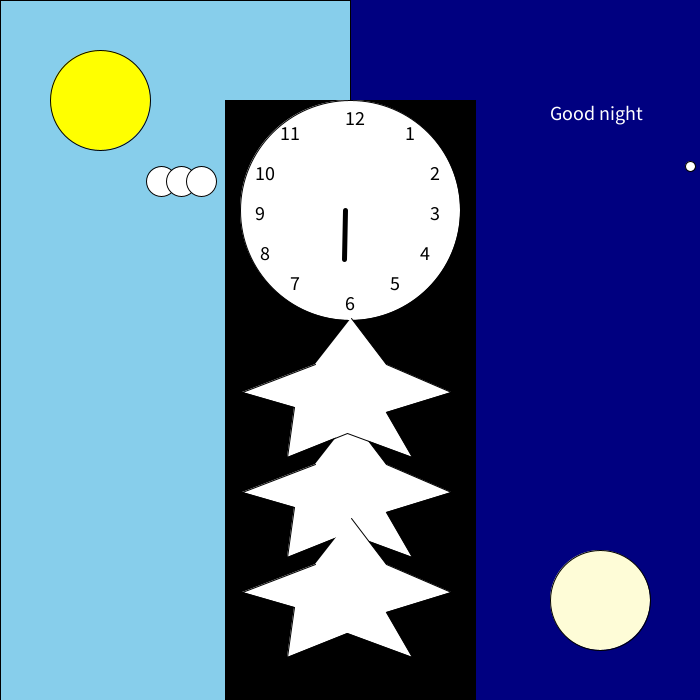
Frame 1 (no input)
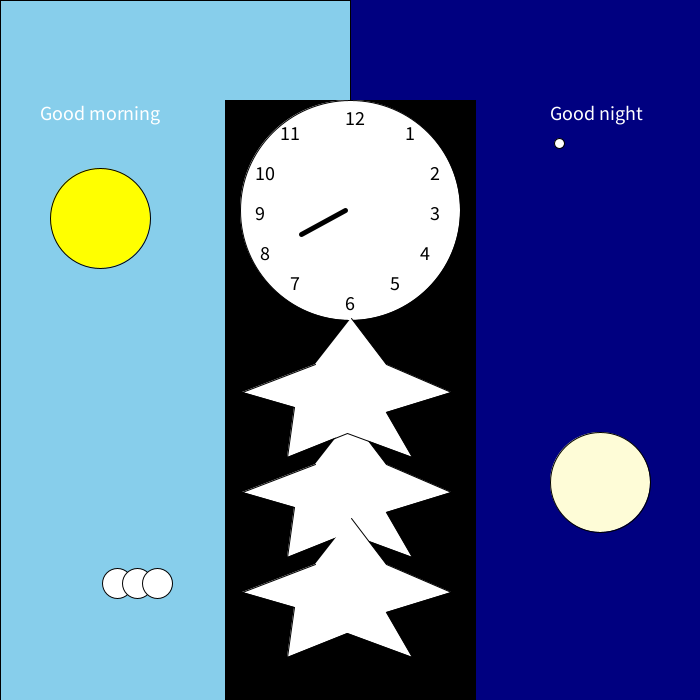
Frame 60 (the mouse pressed at the canvas centre just before this capture)
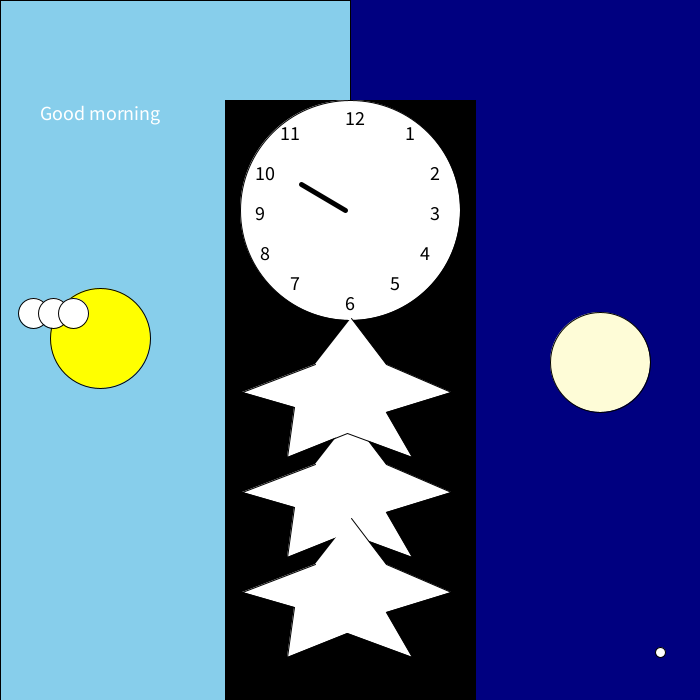
Frame 120 (the mouse held since frame 60 and released just before this capture)

The Processing sketch that drew these frames (run headless with seeded random() and noise(); from frame 60 on, the mouse is pressed at the canvas centre):

// Processing sketch: functions_excercise
// ── functions_excercise.pde
int sunY = 100;
int moonY = 600;
int sunDY = 2;
int moonDY = -2;
float r = 1;
float dr = 1;
String message = "Good morning";
String word = "Good night";
float cloudX = 120;
float cloudY = 300;
float starX;
float starY;

//A clocktower int the middle when the time is continously changing. 
//On the right there is a sun which is rising and setting. Representing day.
//There are clouds that the positions are randomized. It says Good morning at the top
//On the left there is a moon setting and rising. Representing night.
//There are stars that the positions are randomized. It says Good night at the top.
//My inspiration was a clock tower and the sun and moon.
//I tried to somehow make the clock influence the sun and moon, but it did not work.

void setup(){
  size(700, 700);
}

void draw() {
  //background
  background(#000080);
  fill(135, 206, 235);
  //clock tower
  rect(0, 0, 350, 700);
  fill(#000000);
  rect(225, 100, 250, 650);
  
  //clock
  fill(255);
  circle(350, 210, 220);
  textSize(20);
  fill(#000000);
  text("12", 345, 125);
  text("1", 405, 140);
  text("2", 430, 180);
  text("3", 430, 220);
  text("4", 420, 260);
  text("5", 390, 290);
  text("6", 345, 310);
  text("7", 290, 290);
  text("8", 260, 260);
  text("9", 255, 220);
  text("10", 255, 180);
  text("11", 280, 140);
  
  //sun
  fill(255,255,0);
  circle(100, sunY, 100);
  sunY = sunY + sunDY;
  if (sunY == 600) {
    sunDY = -2; 
  } else if (sunY == 100) {
    sunDY = 2;
  }
  
  
  
  //moon
  fill(254, 252, 215);
  circle(600, moonY, 100);
  moonY = moonY + moonDY;
  if (moonY == 100) {
    moonDY = 2; 
  } else if (moonY == 600) {
    moonDY = -2;
  }
  
  //clock rotation
  push();
   translate(345, 210); 

    rotate(radians(r));
   r = r + dr;
  strokeWeight(5);
  line(0, 0, 0, 50);

  pop();
  //clouds
 fill(255); 
 cloudX = random(0, 250);
 cloudY = random(0, 700);
  circle(cloudX, cloudY, 30);
  circle(cloudX + 20, cloudY, 30);
  circle(cloudX + 40, cloudY, 30);
  //stars
 starX = random(500, 700);
 starY = random(0, 700);
  circle(starX, starY, 10);

  //text saying good morning and good night
textSize(20);
if (sunY > 200) {
text(message, 40, 120);
}
if (moonY > 400) {
text(word, 550, 120);
}
 fill(255);
 star();
 
 translate(0, 100);
 star();

translate(0, -200);
star();
}

void star() {
   
  beginShape();
  vertex(351,418);
  vertex(386, 464);
  vertex(451, 492);
  vertex(386, 512);
  vertex(386, 512);
    vertex(412, 557);
     vertex(347, 533);
       vertex(287, 557);
       vertex(294, 507);
       vertex(242, 492);
       vertex(315, 464);
  endShape();
  
}
